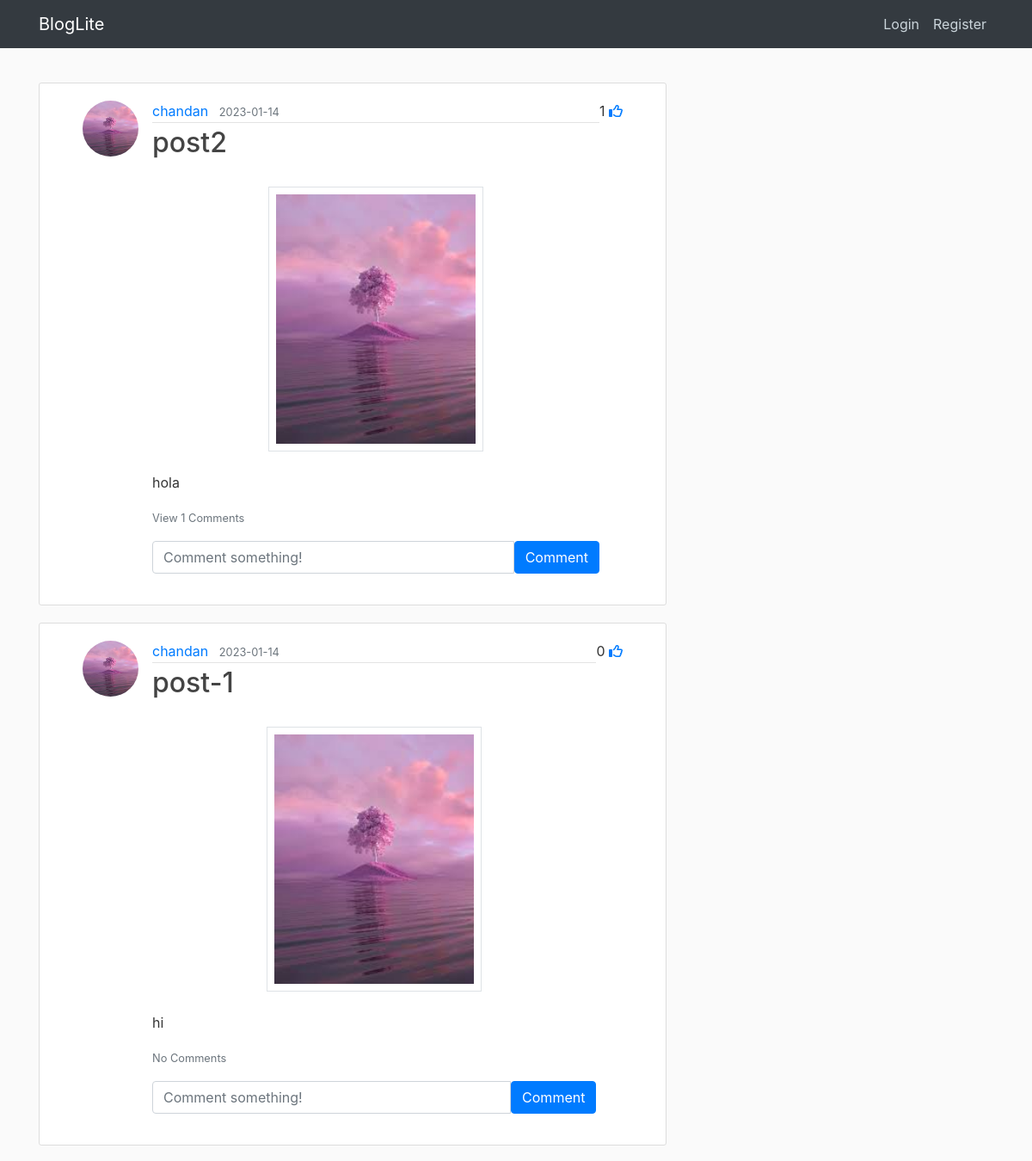
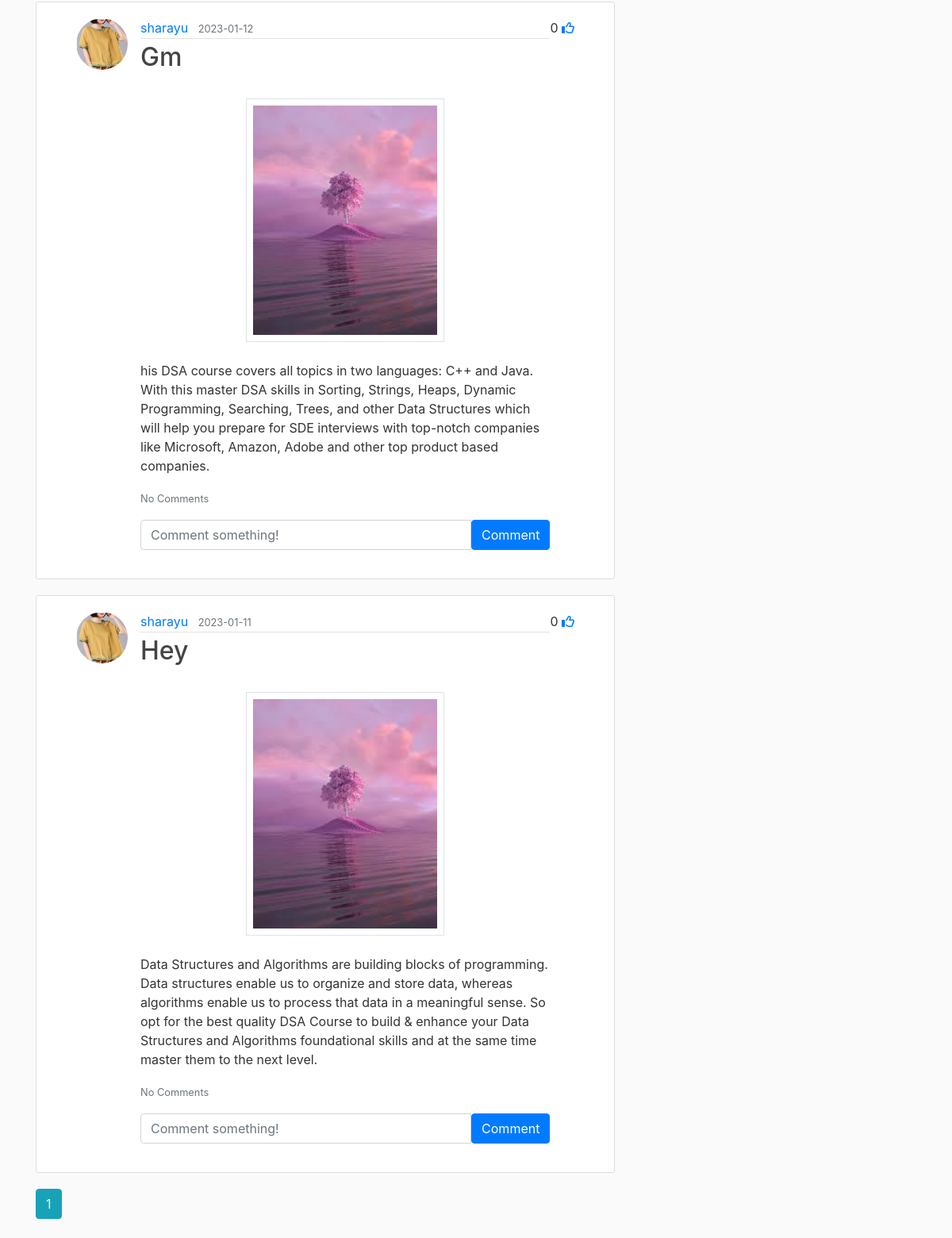
The page /home on the database its author committed (2 pictures, top to bottom).
### application/models.py (models this page shows, shortened)
class Post(db.Model):
    id = db.Column(db.Integer, primary_key=True)
    title = db.Column(db.String(100), nullable=False)
    date_posted = db.Column(db.DateTime, nullable=False, default=datetime.utcnow)
    image_file = db.Column(db.String(20), nullable=False, default='default.jpg')
    content = db.Column(db.Text, nullable=False)
    user_id = db.Column(db.Integer, db.ForeignKey('user.id'), nullable=False)
    comments = db.relationship('Comment', backref='post', lazy=True)
    likes = db.relationship('Like', backref='post', lazy=True)

class User(db.Model, UserMixin):
    id = db.Column(db.Integer, primary_key=True)
    username = db.Column(db.String(20), unique=True, nullable=False)
    email = db.Column(db.String(30), unique=True, nullable=False)
    image_file = db.Column(db.String(20), nullable=False, default='default.jpg')
    password = db.Column(db.String(60), nullable=False)
    posts = db.relationship('Post', backref='author', lazy=True)
    comments = db.relationship('Comment', backref='user', lazy=True)
    likes = db.relationship('Like', backref='user', lazy=True)
    followed = db.relationship(
        'User', secondary=followers,
        primaryjoin=(followers.c.follower_id == id),
        secondaryjoin=(followers.c.followed_id == id),
        backref=db.backref('followers', lazy='dynamic'), lazy='dynamic')

### application/routes.py (the view)
@app.route("/home")
def home():
    page = request.args.get('page', 1, type=int)
    posts = Post.query.order_by(Post.date_posted.desc()).paginate(page=page, per_page=5)
    return render_template('home.html', posts=posts)

### application/forms.py
class SearchForm(FlaskForm):
    searched = StringField('Searched', validators=[DataRequired()])
    submit = SubmitField('Submit')

### application/routes.py (called while the page is built)
@app.context_processor
def layout():
    form=SearchForm()
    return dict(form=form)

### application/templates/home.html (shortened to what this page needs)
{% extends "layout.html" %}
{% block content %}
    {% for post in posts.items %}
        <article class="media content-section">
          <img class="rounded-circle article-img" src="{{ url_for('static', filename='profile_pics/' + post.author.image_file) }}">
          <div class="media-body">
            <div class="article-metadata">
              <a class="mr-2" href="{{ url_for('user_posts', username=post.author.username) }}">{{ post.author.username }}</a>
              <small class="text-muted">{{ post.date_posted.strftime('%Y-%m-%d') }}</small>
            </div>
            <h2><a class="article-title" href="{{ url_for('post', post_id=post.id) }}">{{ post.title }}</a></h2><br>
            <div class="text-center">
                <img src="{{ url_for('static' , filename = 'post_photos/'+ post.image_file )}}" class="border shadow p-2" style="width:250px;" alt="">
            </div><br>
            <p class="article-content">{{ post.content }}</p>
            <p class="card-text">
              {% if post.comments|length > 0 %}
              <small class="text-muted" data-toggle="collapse" data-target="#comments-{{post.id}}">
                View {{post.comments|length}} Comments</small>
              {% else %}
              <small class="text-muted">No Comments</small>
              {% endif %}
            </p>
            <form
              class="input-group mb-3"
              method="POST"
              action= "/create_comment/{{post.id}}"
            >
              <input
                type="text"
                id="text"
                name="text"
                class="form-control"
                placeholder="Comment something!"
              />
              <button type="submit" class="btn btn-primary">Comment</button>
            </form>
          </div>
           <div>
            {{ post.likes|length }}
            <a href="/like-post/{{post.id}}">
              <i class="far fa-thumbs-up"></i>
            </a>
          </div>
        </article>
    {% endfor %}
    {% for page_num in posts.iter_pages(left_edge=1, right_edge=1, left_current=1, right_current=2) %}
      {% if page_num %}
        {% if posts.page == page_num %}
          <a class="btn btn-info mb-4" href="{{ url_for('home', page=page_num) }}">{{ page_num }}</a>
        {% else %}
          <a class="btn btn-outline-info mb-4" href="{{ url_for('home', page=page_num) }}">{{ page_num }}</a>
        {% endif %}
      {% else %}
        ...
      {% endif %}
    {% endfor %}
{% endblock content %}

### application/templates/layout.html (shortened to what this page needs)
<!DOCTYPE html>
<html>
<head>
    <link rel="stylesheet" href="https://maxcdn.bootstrapcdn.com/bootstrap/4.0.0/css/bootstrap.min.css">
    <link rel="stylesheet" type="text/css" href="{{ url_for('static', filename='main.css') }}">
</head>
<body>
    <header class="site-header">
            {% include 'navbar.html' %}
    </header>
    <main role="main" class="container">
      <div class="row">
        <div class="col-md-8">
          {% block content %}{% endblock %}
        </div>
      </div>
    </main>
</body>
</html>

### application/templates/navbar.html (shortened to what this page needs)
<nav class="navbar navbar-expand-lg bg-body-tertiary">
  <div class="container-fluid">
    <div class="container">
      {% block content %}
      <header class="site-header">
        <nav class="navbar navbar-expand-md navbar-dark bg-dark fixed-top">
          <div class="container">
            <a class="navbar-brand mr-4" href="/">BlogLite</a>
            <div class="collapse navbar-collapse" id="navbarToggle">
              <div class="navbar-nav">
                {% if current_user.is_authenticated %}
                  <a class="nav-item nav-link" href="{{ url_for('new_post') }}">New Post</a>
                  <a class="nav-item nav-link" href="{{ url_for('account') }}">Account</a>
                  <a class="nav-item nav-link" href="{{ url_for('user', username=current_user.username) }}">Profile</a>
                  <a class="nav-item nav-link" href="{{ url_for('logout') }}">Logout</a>
                {% else %}
                  <a class="nav-item nav-link" href="{{ url_for('login') }}">Login</a>
                  <a class="nav-item nav-link" href="{{ url_for('signup') }}">Register</a>
                {% endif %}
              </div>
            </div>
          </div>
        </nav>
      </header>
      {% endblock %}
  </div>
  </div>
</nav>

### application/static/main.css (style rules this page uses)
body { background: #fafafa; color: #333333; margin-top: 5rem; }
h1, h2, h3, h4, h5, h6 { color: #444444; }
.site-header .navbar-nav .nav-link { color: #cbd5db; }
.content-section { background: #ffffff; padding: 20px 50px; border: 1px solid #dddddd; border-radius: 3px; margin-bottom: 20px; }
.article-title { color: #444444; }
.article-content { white-space: pre-line; }
.article-img { height: 65px; width: 65px; margin-right: 16px; }
.article-metadata { padding-bottom: 1px; margin-bottom: 4px; border-bottom: 1px solid #e3e3e3 }

### rows shown on the page
Post: image_file (placeholder picture), author.username "chandan", date_posted "2023-01-14", title "post2", content "hola", comments|length "1", likes|length "1"
Post: image_file (placeholder picture), author.username "chandan", date_posted "2023-01-14", title "post-1", content "hi", shows "No Comments", likes|length "0"
Post: image_file (picture), author.username "sharayu", date_posted "2023-01-12", title "Gm", content "his DSA course covers all topics in two languages: C++ and Java. With this master DSA skills in Sorting, Strings, Heaps, Dynamic Programming, Searching, Trees, and other Data Structures which will help you prepare for SDE interviews with top-notch companies like Microsoft, Amazon, Adobe and other top product based companies.", shows "No Comments", likes|length "0"
Post: image_file (picture), author.username "sharayu", date_posted "2023-01-11", title "Hey", content "Data Structures and Algorithms are building blocks of programming. Data structures enable us to organize and store data, whereas algorithms enable us to process that data in a meaningful sense. So opt for the best quality DSA Course to build & enhance your Data Structures and Algorithms foundational skills and at the same time master them to the next level.", shows "No Comments", likes|length "0"

### other values the page prints
{{ page_num }} "1"
